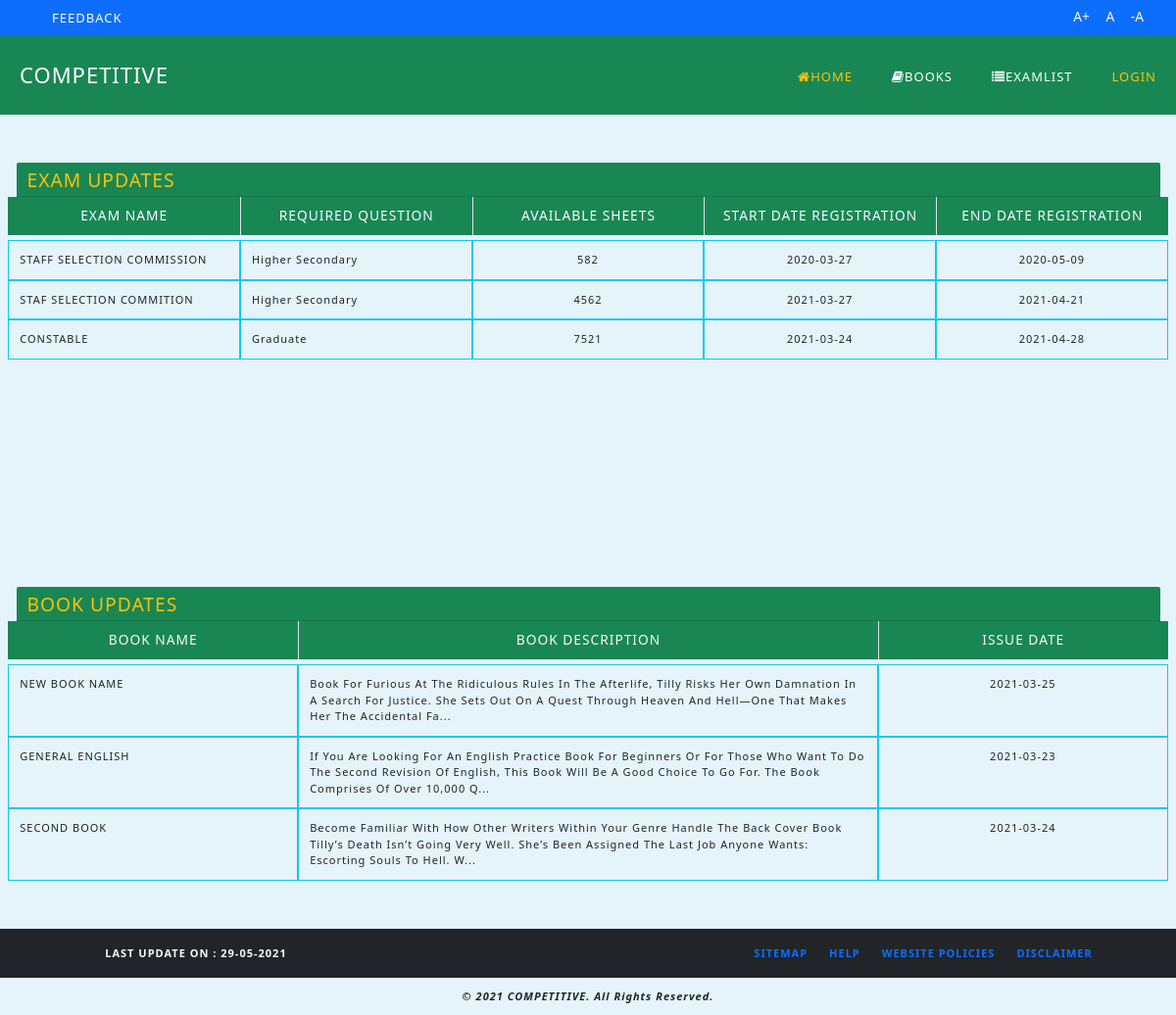
The app's page /updates.php with its own data.
### tables this page shows
CREATE TABLE `exam` (
  `examid` int(10) NOT NULL,
  `examName` varchar(100) NOT NULL,
  `examDescription` varchar(4096) NOT NULL,
  `qualification` varchar(100) NOT NULL,
  `categoryPercentage` varchar(100) NOT NULL,
  `availableSheets` int(10) NOT NULL,
  `startDateRegistration` date NOT NULL,
  `endDateRegistration` date NOT NULL,
  `createDate` date NOT NULL DEFAULT current_timestamp()
);

CREATE TABLE `books` (
  `bookId` int(10) NOT NULL,
  `bookName` varchar(100) NOT NULL,
  `bookDescription` varchar(4096) NOT NULL,
  `bookIssueDate` date NOT NULL DEFAULT current_timestamp(),
  `fileName` varchar(100) NOT NULL,
  `last_update` date NOT NULL DEFAULT current_timestamp()
);

### admin/databaseClass.php (called while the page is built)
<?php
    class DbConnection
    {
        private $server = "localhost";
        private $user = "root";
        private $pass = "";
        protected function database()
        {
            try
            {
                $conn = new PDO('mysql:host='.$this->server.';dbname=competitive', $this->user, $this->pass);
                $conn->setAttribute(PDO::ATTR_ERRMODE, PDO::ERRMODE_EXCEPTION);
                return $conn;
            }catch (PDOException $e)
            {
                echo $e->getMessage();
            }
        }
    }
?>

### admin/examClass.php (called while the page is built, shortened)
<?php
    class Exam extends DbConnection
    {
        public function examUpdates()
        {
            $data = array();
            $sql = "SELECT examName, qualification, availableSheets, startDateRegistration, endDateRegistration FROM exam WHERE createDate BETWEEN '2021-01-01' AND CURRENT_DATE";
            $res = $this->database()->query($sql);
            foreach($res as $update)
            {
                $data[] = $update;
            }
            return $data;
        }
    }
?>

### admin/bookClass.php (called while the page is built, shortened)
<?php
    class Book extends DbConnection
    {
        public function bookUpdates()
        {
            $data = array();
            $sql = "SELECT bookName, bookDescription, bookIssueDate FROM books WHERE last_update BETWEEN '2021-01-01' AND CURRENT_DATE";
            $res = $this->database()->query($sql);
            foreach($res as $update)
            {
                $data[] = $update;
            }
            return $data;
        }
    }
?>

### updates.php (the view, shortened to what this page needs)
<?php
include "navbar.php";
?>
<div class="container-fluid h-50 my-5 p-4 text-capitalize">
    <div class="card-header bg-success text-warning h3">EXAM UPDATES</div>
    <div class="row row-cols-5 text-justify">
        <div class="col bg-success text-light text-uppercase text-center p-3 h5">Exam Name</div>
        <div class="col bg-success text-light text-uppercase border-start text-center p-3 h5">Required Question</div>
        <div class="col bg-success text-light text-uppercase border-start text-center p-3 h5">Available Sheets</div>
        <div class="col bg-success text-light text-uppercase border-start text-center p-3 h5">start Date Registration
        </div>
        <div class="col bg-success text-light text-uppercase border-start text-center p-3 h5">end Date Registration
        </div>
        <?php
            require "./admin/databaseClass.php";
            require "./admin/examClass.php";
            require "./admin/bookClass.php";
            $examObj = new Exam();
            $updates = $examObj->examUpdates();
            foreach($updates as $update){
        ?>
        <div class="col p-3 border border-info">
            <?php echo $update["examName"]; ?>
        </div>
        <div class="col p-3 border border-info">
            <?php echo $update["qualification"]; ?>
        </div>
        <div class="col p-3 border border-info text-center">
            <?php echo $update["availableSheets"]; ?>
        </div>
        <div class="col p-3 border border-info text-center">
            <?php echo $update["startDateRegistration"]; ?>
        </div>
        <div class="col p-3 border border-info text-center">
            <?php echo $update["endDateRegistration"]; ?>
        </div>
        <?php
            }
        ?>
    </div>
</div>
<div class="container-fluid  my-5 p-4 text-capitalize">
    <div class="card-header bg-success text-warning h3">BOOK UPDATES</div>
    <div class="row row-cols-3 text-justify">
        <div class="col-3 bg-success text-uppercase text-light text-center p-3 h5">BOOK Name</div>
        <div class="col-6 bg-success text-uppercase text-light border-start text-center p-3 h5">BOOK Description</div>
        <div class="col-3 bg-success text-uppercase text-light border-start text-center p-3 h5">ISSUE DATE</div>
        <?php
        $bookObj = new Book();
        $data = $bookObj->bookUpdates();
        foreach($data as $update){
        ?>
        <div class="col-3 p-3 border border-info text-uppercase">
            <?php echo $update["bookName"]; ?>
        </div>
        <div class="col-6 p-3 border border-info">
            <?php echo substr($update['bookDescription'], 0, 200); ?>...
        </div>
        <div class="col-3 p-3 border border-info text-center">
            <?php echo $update["bookIssueDate"]; ?>
        </div>
        <?php
            }
        ?>
    </div>
</div>
<?php
require "footer.php";
?>

### css/register.css (style rules this page uses)
* { margin: 0; padding: 0; box-sizing: border-box; }

### css/index.css (style rules this page uses)
* { margin: 0; padding: 0; box-sizing: border-box; }

### records on screen
exam: examName "STAFF SELECTION COMMISSION", qualification "Higher Secondary", availableSheets "582", startDateRegistration "2020-03-27", endDateRegistration "2020-05-09"
exam: examName "STAF SELECTION COMMITION", qualification "Higher Secondary", availableSheets "4562", startDateRegistration "2021-03-27", endDateRegistration "2021-04-21"
exam: examName "CONSTABLE", qualification "Graduate", availableSheets "7521", startDateRegistration "2021-03-24", endDateRegistration "2021-04-28"
books: bookName "NEW BOOK NAME", bookDescription "Book For Furious At The Ridiculous Rules In The Afterlife, Tilly Risks Her Own Damnation In A Search For Justice. She Sets Out On A Quest Through Heaven And Hell—one That Makes Her The Accidental Fa", bookIssueDate "2021-03-25"
books: bookName "GENERAL ENGLISH", bookDescription "If You Are Looking For An English Practice Book For Beginners Or For Those Who Want To Do The Second Revision Of English, This Book Will Be A Good Choice To Go For. The Book Comprises Of Over 10,000 Q", bookIssueDate "2021-03-23"
books: bookName "SECOND BOOK", bookDescription "Become Familiar With How Other Writers Within Your Genre Handle The Back Cover Book Tilly’s Death Isn’t Going Very Well. She’s Been Assigned The Last Job Anyone Wants: Escorting Souls To Hell. W", bookIssueDate "2021-03-24"
